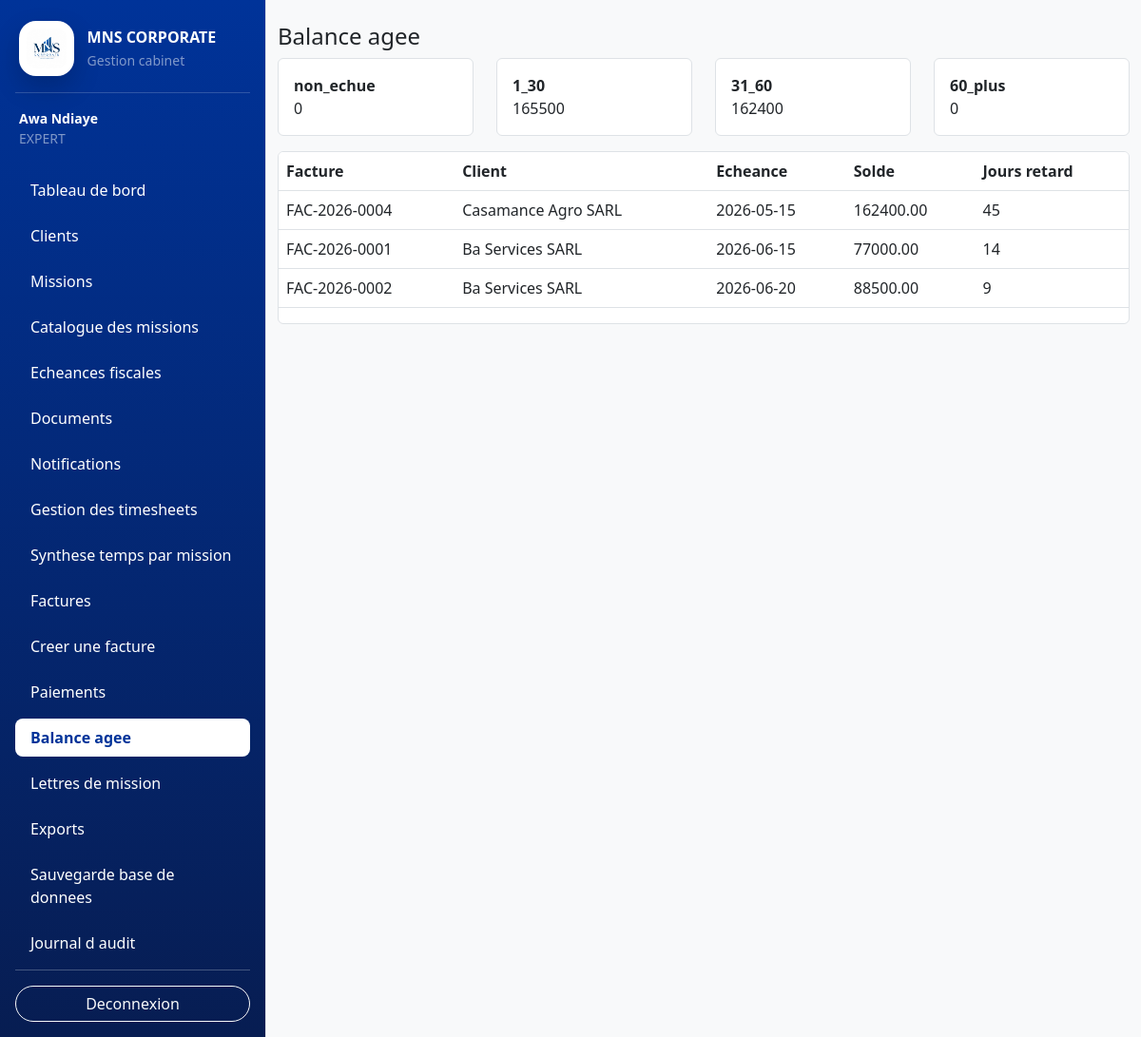
The page /frontend/views/payments/balance_aged.php (signed in) on the database its author committed.
### tables this page shows
CREATE TABLE IF NOT EXISTS invoices (
    id INT UNSIGNED AUTO_INCREMENT PRIMARY KEY,
    client_id INT UNSIGNED NOT NULL,
    mission_id INT UNSIGNED NULL,
    invoice_number VARCHAR(50) NOT NULL UNIQUE,
    issue_date DATE NOT NULL,
    due_date DATE NOT NULL,
    subtotal DECIMAL(12,2) NOT NULL DEFAULT 0.00,
    tax_rate DECIMAL(5,2) NOT NULL DEFAULT 18.00,
    tax_amount DECIMAL(12,2) NOT NULL DEFAULT 0.00,
    total_amount DECIMAL(12,2) NOT NULL DEFAULT 0.00,
    status ENUM('BROUILLON', 'ENVOYEE', 'PARTIELLEMENT_PAYEE', 'PAYEE', 'EN_RETARD', 'ANNULEE')
        NOT NULL DEFAULT 'BROUILLON',
    notes TEXT NULL,
    created_by INT UNSIGNED NOT NULL,
    created_at TIMESTAMP DEFAULT CURRENT_TIMESTAMP,
    updated_at TIMESTAMP DEFAULT CURRENT_TIMESTAMP ON UPDATE CURRENT_TIMESTAMP,
    CONSTRAINT fk_invoices_client
        FOREIGN KEY (client_id) REFERENCES clients(id)
        ON DELETE RESTRICT
        ON UPDATE CASCADE,
    CONSTRAINT fk_invoices_mission
        FOREIGN KEY (mission_id) REFERENCES missions(id)
        ON DELETE SET NULL
        ON UPDATE CASCADE,
    CONSTRAINT fk_invoices_created_by
        FOREIGN KEY (created_by) REFERENCES users(id)
        ON DELETE RESTRICT
        ON UPDATE CASCADE
);

CREATE TABLE IF NOT EXISTS clients (
    id INT UNSIGNED AUTO_INCREMENT PRIMARY KEY,
    user_id INT UNSIGNED NULL UNIQUE,
    company_name VARCHAR(180) NOT NULL,
    legal_form VARCHAR(100) NULL,
    contact_name VARCHAR(150) NULL,
    email VARCHAR(150) NULL,
    phone VARCHAR(30) NULL,
    address VARCHAR(255) NULL,
    ninea VARCHAR(50) NULL UNIQUE,
    rccm VARCHAR(80) NULL UNIQUE,
    tax_regime VARCHAR(100) NULL,
    accounting_year_start DATE NULL,
    accounting_year_end DATE NULL,
    status ENUM('ACTIF', 'INACTIF') NOT NULL DEFAULT 'ACTIF',
    created_at TIMESTAMP DEFAULT CURRENT_TIMESTAMP,
    updated_at TIMESTAMP DEFAULT CURRENT_TIMESTAMP ON UPDATE CURRENT_TIMESTAMP,
    CONSTRAINT fk_clients_user
        FOREIGN KEY (user_id) REFERENCES users(id)
        ON DELETE SET NULL
        ON UPDATE CASCADE
);

### backend/config/database.php (called while the page is built, shortened)
<?php
function getDatabaseConnection(): PDO
{
    $host = 'localhost';
    $port = 3306;
    $dbname = 'mns_corporate_db';
    $username = 'root';
    $password = '';
    $charset = 'utf8mb4';
    $dsn = sprintf(
        'mysql:host=%s;port=%d;dbname=%s;charset=%s',
        $host,
        $port,
        $dbname,
        $charset
    );
    $options = [
        PDO::ATTR_ERRMODE => PDO::ERRMODE_EXCEPTION,
        PDO::ATTR_DEFAULT_FETCH_MODE => PDO::FETCH_ASSOC,
        PDO::ATTR_EMULATE_PREPARES => false,
    ];
    try {
        $connection = new PDO($dsn, $username, $password, $options);
        return $connection;
    } catch (PDOException $exception) {
        throw new RuntimeException('Impossible de se connecter à la base de données.');
    }
}

### backend/models/BaseModel.php (called while the page is built, shortened)
<?php
abstract class BaseModel
{
    protected PDO $db;
    public function __construct(PDO $db)
    {
        $this->db = $db;
    }
    protected function fetchAll(string $sql, array $params = []): array
    {
        $stmt = $this->db->prepare($sql);
        $stmt->execute($params);
        return $stmt->fetchAll(PDO::FETCH_ASSOC);
    }
}

### backend/models/Invoice.php (called while the page is built, shortened)
<?php
require_once __DIR__ . '/BaseModel.php';
class Invoice extends BaseModel
{
    public function getBalanceAgedSummary(): array
    {
        return $this->fetchAll(
            "SELECT i.*, c.company_name, COALESCE(SUM(p.amount),0) AS paid_amount,
                    GREATEST(i.total_amount - COALESCE(SUM(p.amount),0),0) AS balance_due,
                    DATEDIFF(CURDATE(), i.due_date) AS days_late
             FROM invoices i
             INNER JOIN clients c ON c.id = i.client_id
             LEFT JOIN payments p ON p.invoice_id = i.id
             WHERE i.status <> 'ANNULEE'
             GROUP BY i.id, c.company_name
             HAVING balance_due > 0
             ORDER BY i.due_date ASC"
        );
    }
}

### backend/includes/helpers.php (called while the page is built, shortened)
<?php
function e(?string $value): string
{
    return htmlspecialchars($value ?? '', ENT_QUOTES, 'UTF-8', false);
}

### frontend/views/payments/balance_aged.php (the view)
<?php declare(strict_types=1); if(!defined('MNS_CONTROLLER_RENDER')){require_once __DIR__.'/../../../backend/controllers/payment_controller.php'; $_GET['action']='balance'; handlePaymentRequest(); return;} require_once __DIR__.'/../../../backend/includes/helpers.php'; require_once __DIR__.'/../includes/header.php'; ?>
<div class="d-flex"><?php require_once __DIR__.'/../includes/sidebar.php'; ?><main class="container-fluid py-4"><h1 class="h4">Balance agee</h1><div class="row mb-3"><?php foreach($totals as $k=>$v): ?><div class="col-md-3"><div class="bg-white border rounded p-3"><strong><?php echo e($k); ?></strong><div><?php echo e((string)$v); ?></div></div></div><?php endforeach; ?></div><div class="table-responsive bg-white border rounded"><table class="table table-hover"><thead><tr><th>Facture</th><th>Client</th><th>Echeance</th><th>Solde</th><th>Jours retard</th></tr></thead><tbody><?php foreach($rows as $r): ?><tr><td><?php echo e($r['invoice_number']); ?></td><td><?php echo e($r['company_name']); ?></td><td><?php echo e($r['due_date']); ?></td><td><?php echo e((string)$r['balance_due']); ?></td><td><?php echo e((string)$r['days_late']); ?></td></tr><?php endforeach; ?></tbody></table></div></main></div><?php require_once __DIR__.'/../includes/footer.php'; ?>

### rows shown on the page
invoices: invoice_number "FAC-2026-0004", client.company_name "Casamance Agro SARL", due_date "2026-05-15", balance_due "162400.00", days_late "45"
invoices: invoice_number "FAC-2026-0001", client.company_name "Ba Services SARL", due_date "2026-06-15", balance_due "77000.00", days_late "14"
invoices: invoice_number "FAC-2026-0002", client.company_name "Ba Services SARL", due_date "2026-06-20", balance_due "88500.00", days_late "9"

### other values the page prints
$fullName "Awa Ndiaye"
$role "EXPERT"
$label "Tableau de bord"
$label "Clients"
$label "Missions"
$label "Catalogue des missions"
$label "Echeances fiscales"
$label "Documents"
$label "Notifications"
$label "Gestion des timesheets"
$label "Synthese temps par mission"
$label "Factures"
$label "Creer une facture"
$label "Paiements"
$label "Balance agee"
